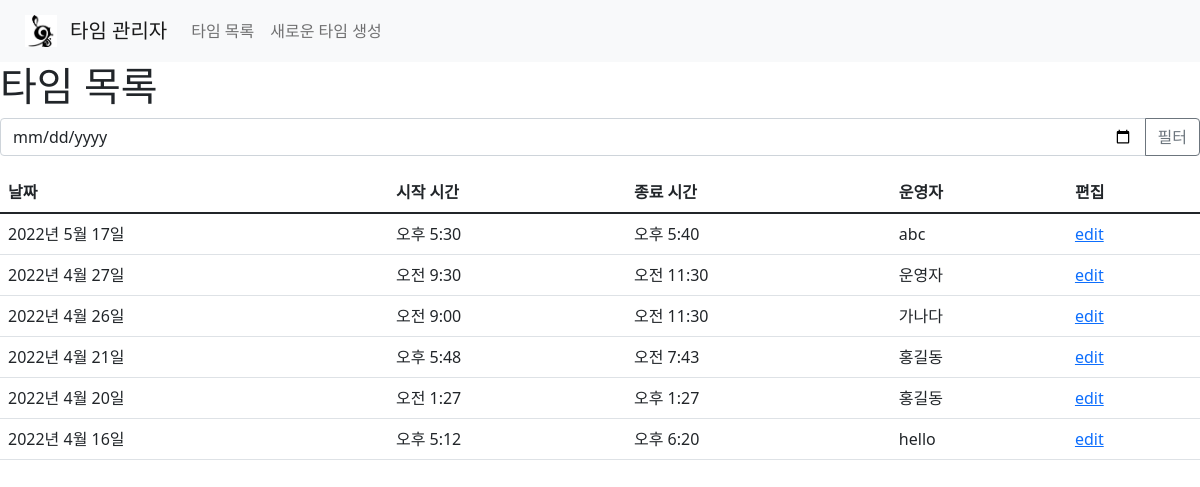
Page /time_manage/list/ on the earlier database version.
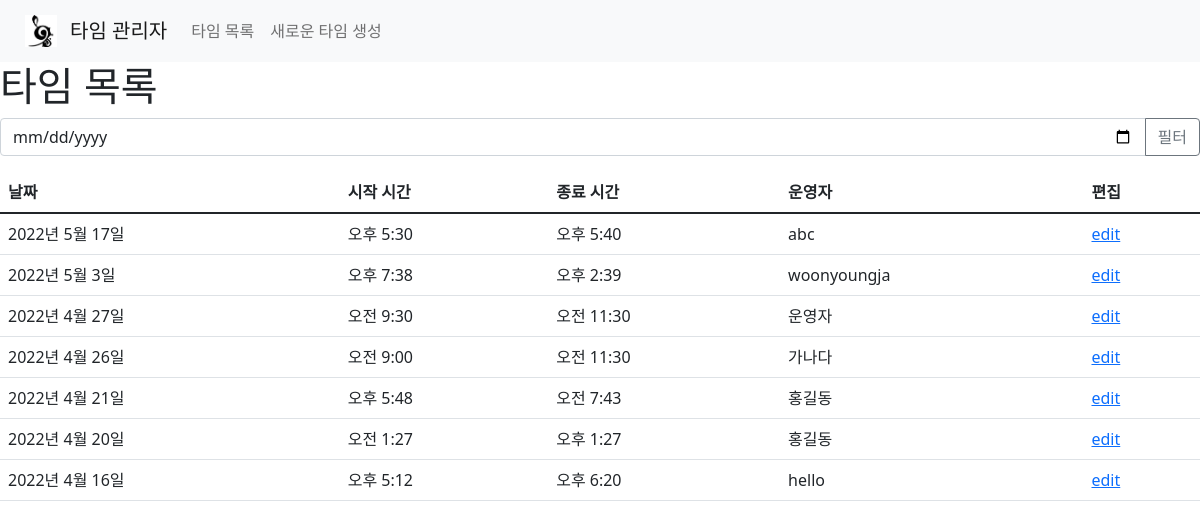
Same page on the later database version.
### time_manage/models.py (models this page shows, shortened)
class TimeInfo(models.Model):
    time_date = models.DateField()
    time_start = models.TimeField()
    time_end = models.TimeField()
    time_manager = models.CharField(max_length=100)
    time_unique_id = models.UUIDField(default=uuid.uuid4, editable=False, unique=True)
    class Meta:
        verbose_name = '타임 정보'
        verbose_name_plural = '타임 정보'
        ordering = ['-time_date', '-time_start']

### time_manage/views.py (the view)
# urls.py: path('list/', views.list, name='list'),
def list(response):
    _var = {"time_info" : TimeInfo.objects.all()}
    if response.method =="POST":
        if response.POST.get("filter_time_by_date"):
            _form = FilterTime(response.POST)
            if _form.is_valid():
                _time_date= _form.cleaned_data["_time_date"]
                _var["time_info"] = TimeInfo.objects.filter(time_date=_time_date)
                return render(response, 'time_manage/list.html', _var)
            else:
                print(f'\n\nform is not valid\n\n')
        else:
            print(f'\n\nresponse method is POST, {response.POST}\n\n')
    else:
        print(f'\n\nresponse method is not POST\n\n')
    return render(response, 'time_manage/list.html', _var)

### time_manage/templates/time_manage/list.html (shortened to what this page needs)
{% extends 'time_manage/base.html' %}
{% block body %}
    <h1>타임 목록</h1>
    <form method="post" action="#">
        <div class="input-group mb-3">
            <input type="date" class="form-control" placeholder='날짜 필터'aria-label="date filter" aria-describedby="filter_time_by_date_submit" name="_time_date">
            <button class="btn btn-outline-secondary" type="submit" id="filter_time_by_date_submit" name="filter_time_by_date" value="filter_time_by_date">필터</button>
        </div>
    </form>
    <table class="table">
        <thead>
            <tr>
                <th scope="col">날짜</th>
                <th scope="col">시작 시간</th>
                <th scope="col">종료 시간</th>
                <th scope="col">운영자</th>
                <th scope="col">편집</th>
            </tr>
        </thead>
        <tbody>
            {% for ti in time_info %}
                    <tr>
                        <td>{{ti.time_date}}</td>
                        <td>{{ti.time_start}}</td>
                        <td>{{ti.time_end}}</td>
                        <td>{{ti.time_manager}}</td>
                        <td><a href="/time_manage/{{ti.time_unique_id}}">edit</a></td>
                    </tr>
            {% endfor %}
        </tbody>
    </table>
{% endblock %}

### time_manage/templates/time_manage/base.html (shortened to what this page needs)
<!doctype html>
<html>
  <head>
    <link href="https://cdn.jsdelivr.net/npm/bootstrap@5.1.3/dist/css/bootstrap.min.css" rel="stylesheet">
  </head>
  <body>
    {% block navigation_bar %}
    <nav class="navbar navbar-expand-lg navbar-light bg-light">
        <div class="container-fluid">
          <a class='btn btn-clear' href="/"><img src="/static/images/sorijigi_logo.png" style="width: 2em; height: 2em"></a>
          <a class="navbar-brand" href="/time_manage/">타임 관리자</a>
          <div class="collapse navbar-collapse" id="navbarNav">
            <ul class="navbar-nav">
              <li class="nav-item">
                <a class="nav-link" href="/time_manage/list">타임 목록</a>
              </li>
              <li class="nav-item">
                <a class="nav-link" href="/time_manage/create">새로운 타임 생성</a>
              </li>
            </ul>
          </div>
        </div>
    </nav>
    {% endblock %}
    {% block body %}{% endblock %}
  </body>
</html>

Differences in the rows shown:
added TimeInfo: time_date "2022년 5월 3일", time_start "오후 7:38", time_end "오후 2:39", time_manager "woonyoungja"
